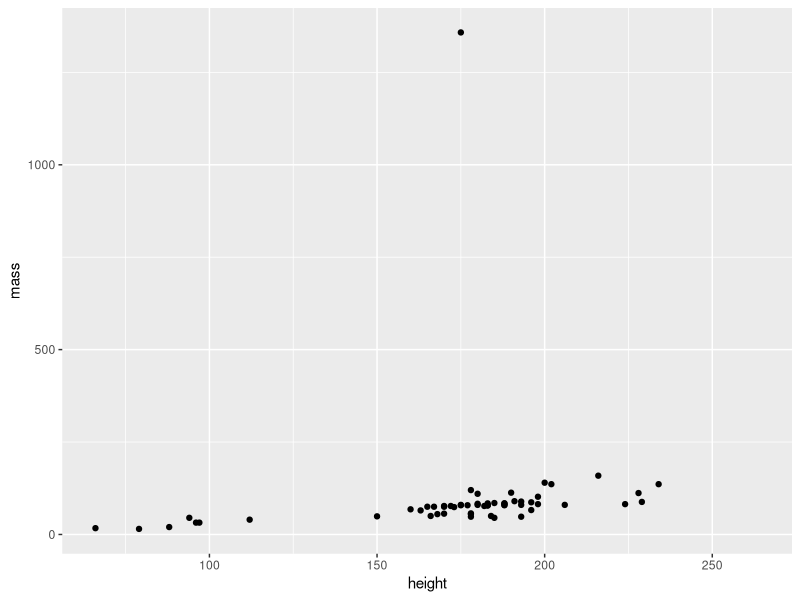
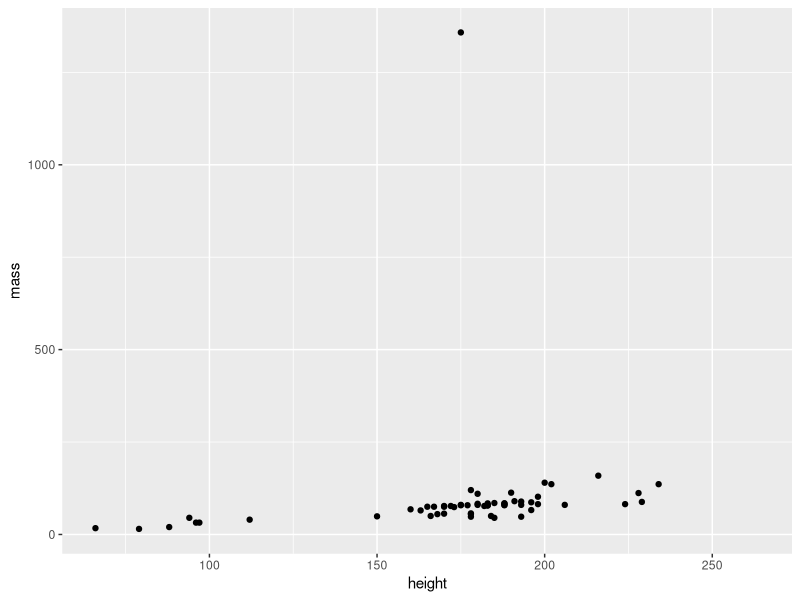
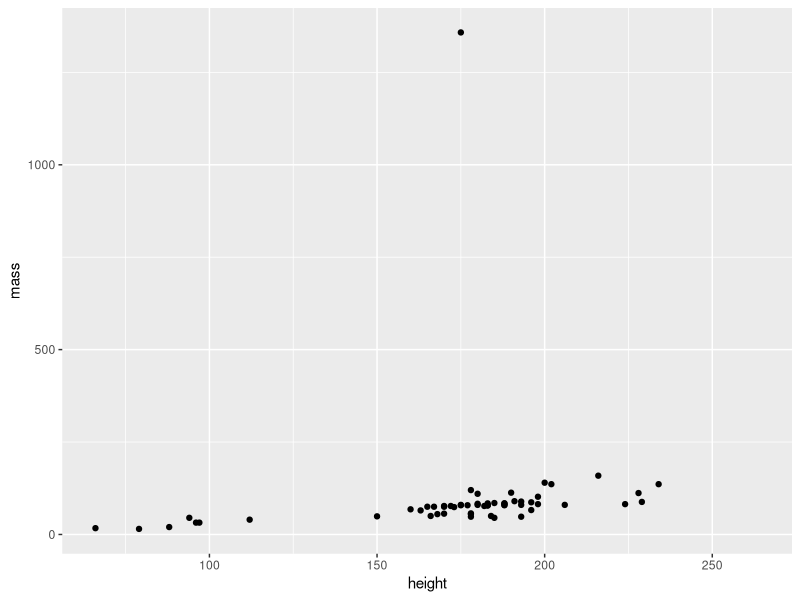
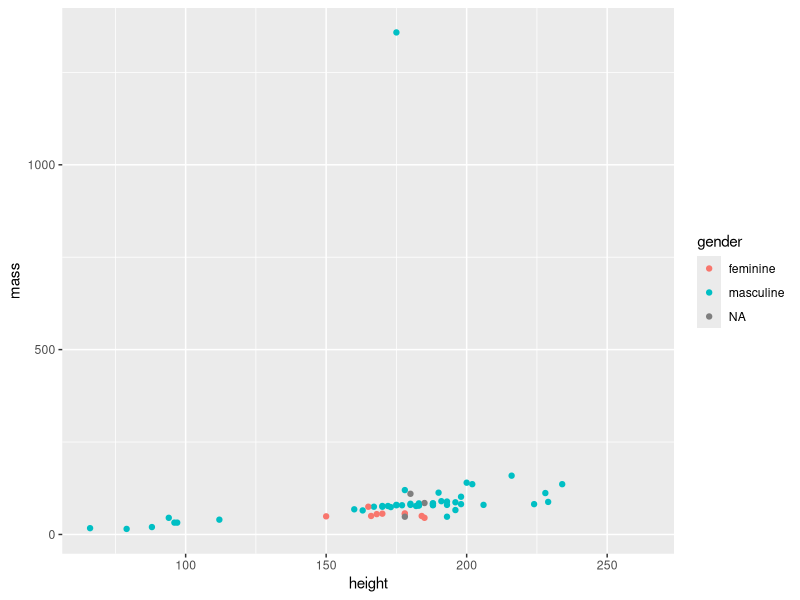
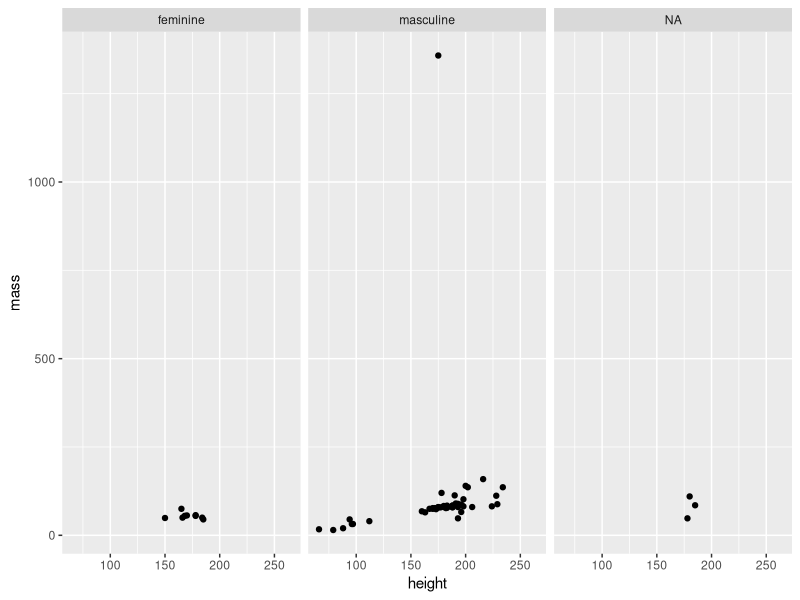
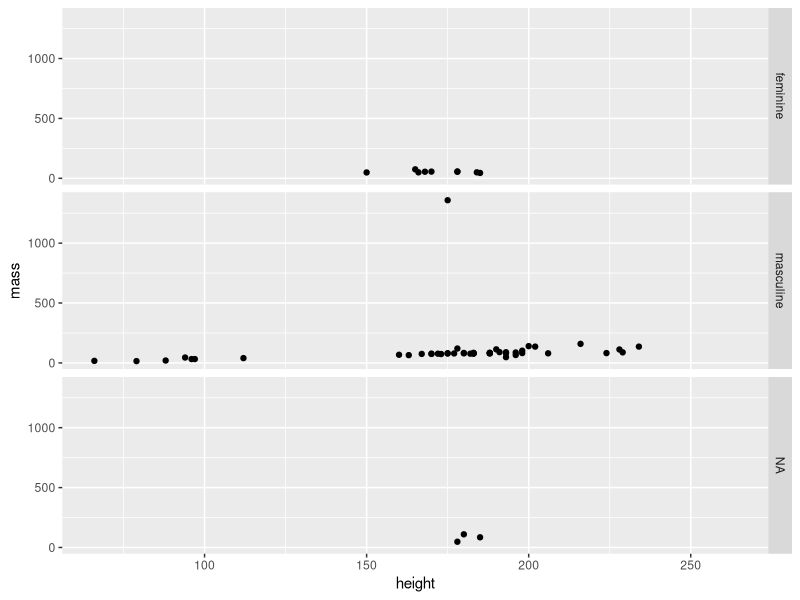
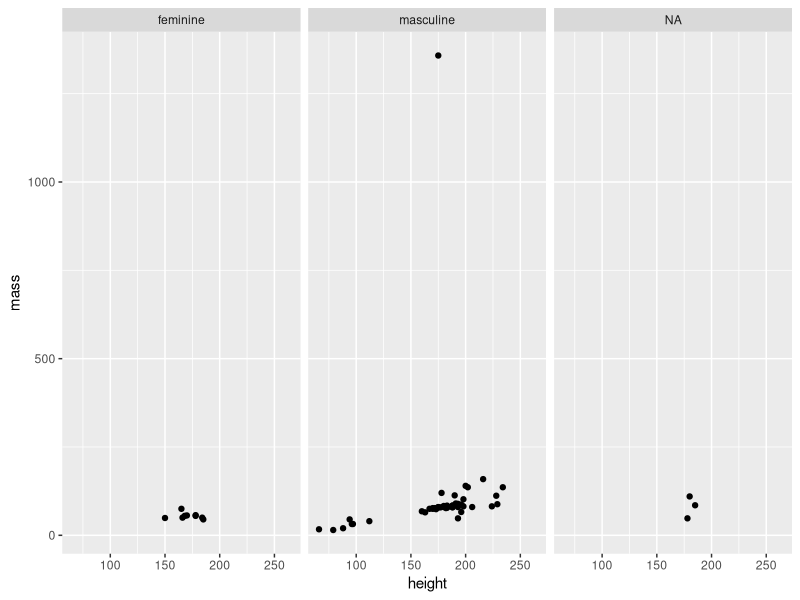
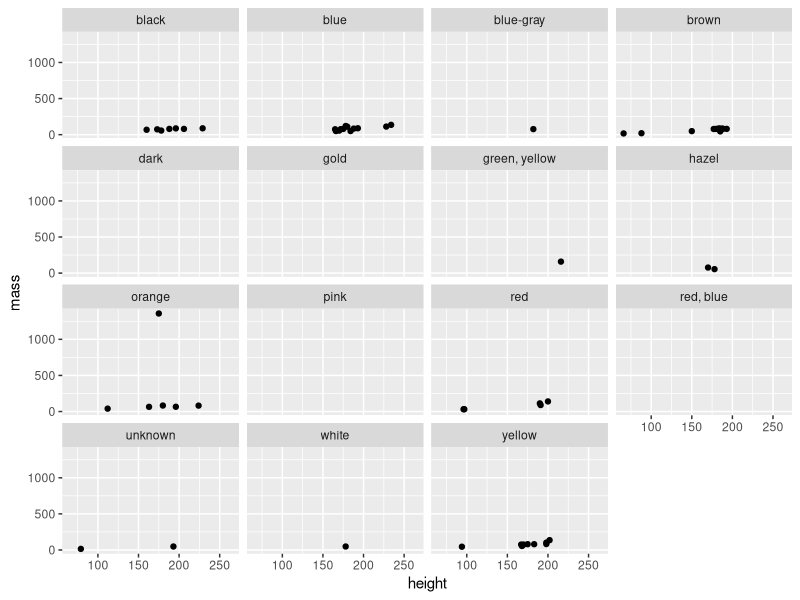

These charts were generated, in order, by the following R code:
## ---- chunk 1
library(ggplot2)
## ---- chunk 2
library(dplyr)
starwars
## ---- chunk 3
starwars
## ---- chunk 4
glimpse(starwars)
## ---- chunk 5
ggplot(data = starwars, aes(x = height, y = mass)) +
  geom_point()
## ---- chunk 6
ggplot(data = starwars, aes(x = height, y = mass)) +
  geom_point()
## ---- chunk 7
ggplot(data = starwars, aes(x = height, y = mass)) +
  geom_point()
## ---- chunk 8
ggplot(data = starwars, aes(x = height, y = mass, color = gender)) +
  geom_point()
## ---- chunk 9
ggplot(data = starwars, aes(x = height, y = mass)) +
  facet_grid(. ~ gender) +
  geom_point()
## ---- chunk 10
ggplot(data = starwars, aes(x = height, y = mass)) +
  facet_grid(gender ~ .) +
  geom_point()
## ---- chunk 11
ggplot(data = starwars, aes(x = height, y = mass)) +
  facet_grid(. ~ gender) +
  geom_point()
## ---- chunk 12
ggplot(data = starwars, aes(x = height, y = mass)) +
  facet_wrap(~ eye_color) +
  geom_point()  
## ---- chunk 13
p1 <- ggplot(starwars, aes(x = height, y = mass)) +
  geom_point()
p2 = ggplot(starwars, aes(x = height, y = mass)) +
  geom_smooth()
suppressMessages(suppressWarnings(require(gridExtra)))
grid.arrange(p1, p2, ncol = 2)
## ---- chunk 14
ggplot(data = starwars, aes(x = height, y = mass)) +
  geom_smooth()
## ---- chunk 15
ggplot(starwars, aes(x = height)) +
  geom_histogram(binwidth = 10)
## ---- chunk 16
ggplot(starwars, aes(x = gender)) +
  geom_bar()
